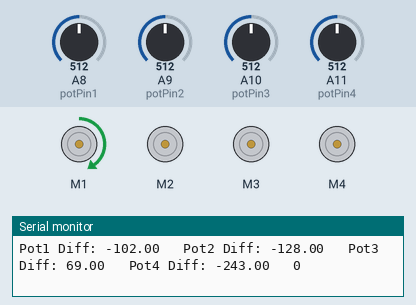
This sketch was run on a simulated Arduino Mega 2560, built with avr-gcc and run on an emulated ATmega2560. Shown: 4 × DC motor (green arrow = forward, orange = backward, longer = faster), the last lines printed to the serial monitor. The test bench sets the inputs (shaded band); at power-on: A8 (potPin1) = 512, A9 (potPin2) = 512, A10 (potPin3) = 512, A11 (potPin4) = 512.

Above: at 0.9 s.
1.0 s: A8 (potPin1) set to 429
4.0 s: A8 (potPin1) set to 409
At 5.0 s:
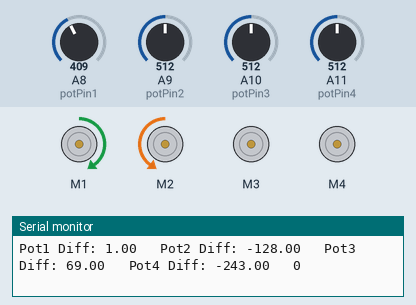
5.6 s: A9 (potPin2) set to 407
8.6 s: A9 (potPin2) set to 387
At 9.7 s:
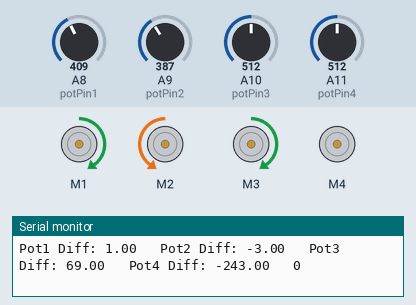
10.2 s: A10 (potPin3) set to 553
13.2 s: A10 (potPin3) set to 584
At 13.7 s:
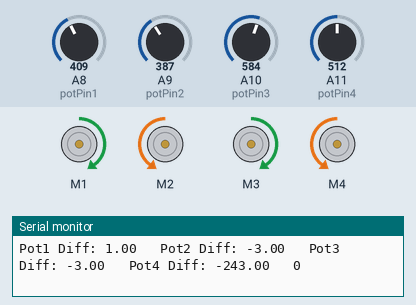
Timing chart, 0 to 15.7 s (numbered marks = the images above; inputs shaded):
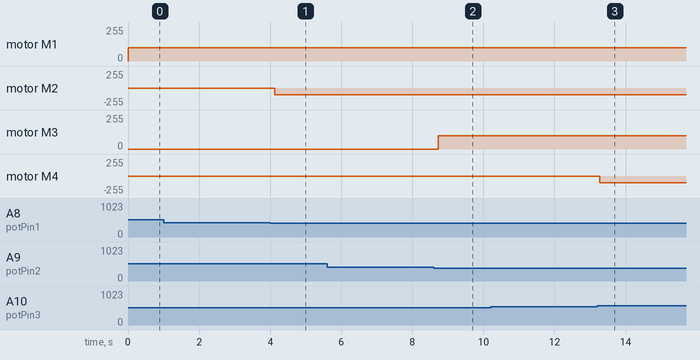

The sketch:

robotDemo3_V2.ino
```cpp
#include <Wire.h>
#include <Adafruit_MotorShield.h>

#define NUM_POTENTIOMETERS 4

Adafruit_MotorShield AFMS = Adafruit_MotorShield();
Adafruit_DCMotor *motor1 = AFMS.getMotor(1);
Adafruit_DCMotor *motor2 = AFMS.getMotor(2);
Adafruit_DCMotor *motor3 = AFMS.getMotor(3);
Adafruit_DCMotor *motor4 = AFMS.getMotor(4);

int potPin1 = A8; // Analog input for potentiometer 1
int potPin2 = A9; // Analog input for potentiometer 2
int potPin3 = A10; // Analog input for potentiometer 3
int potPin4 = A11; // Analog input for potentiometer 4

float pi = 3.14159265;
float potReadings[NUM_POTENTIOMETERS] = {300, 250, 550, 300};
float potRanges[2][NUM_POTENTIOMETERS] = {{218, 191, 123, 269}, {603, 578, 581, 420}};
float angleRanges[2][NUM_POTENTIOMETERS] = {{-pi/2, -2*pi/6, -pi/2, 0}, {pi/2, pi/2, pi/2, 255}};
float angleSets[8][NUM_POTENTIOMETERS] = {
    {0, 0, pi / 2, 0}, {0, pi / 4, pi / 4, 0}, {0, pi / 4, pi / 4, 255}, {0, 0, pi / 2, 255},
    {pi / 4, 0, pi / 2, 255}, {pi / 4, pi / 4, pi / 4, 255}, {pi / 4, pi / 4, pi / 4, 0}, {pi / 4, 0, pi / 2, 0}};
int motorSpeeds = 100;


float potDifferences[NUM_POTENTIOMETERS];
int stateSatisfied = 0;
float threshold = 10;
int chosenSet = 0;

void calculatePotDifferences(float potReadings[NUM_POTENTIOMETERS], float potRanges[2][NUM_POTENTIOMETERS],
                             float angleRanges[2][NUM_POTENTIOMETERS], float angleSets[8][NUM_POTENTIOMETERS],
                             int chosenSet, float potDifferences[NUM_POTENTIOMETERS]) {
  for (int i = 0; i < NUM_POTENTIOMETERS; i++) {
    float minPotRange = potRanges[0][i];
    float maxPotRange = potRanges[1][i];
    float minAngleRange = angleRanges[0][i];
    float maxAngleRange = angleRanges[1][i];
    float desiredAngle = angleSets[chosenSet][i];
    float desiredPotValue = map(desiredAngle, minAngleRange, maxAngleRange, minPotRange, maxPotRange);
    potDifferences[i] = desiredPotValue - potReadings[i];
  }


}

void potRead() {
  potReadings[0] = analogRead(potPin1);
  potReadings[1] = analogRead(potPin2);
  potReadings[2] = analogRead(potPin3);
  potReadings[3] = analogRead(potPin4);

  Serial.print("Pot1 Diff: ");
  Serial.print(potDifferences[0]);
  Serial.print("   ");
  Serial.print("Pot2 Diff: ");
  Serial.print(potDifferences[1]);
  Serial.print("   ");
  Serial.print("Pot3 Diff: ");
  Serial.print(potDifferences[2]);
  Serial.print("   ");
  Serial.print("Pot4 Diff: ");
  Serial.print(potDifferences[3]);
  Serial.print("   ");
  Serial.println(chosenSet);
}

void motorDrive(float potDifferences[NUM_POTENTIOMETERS]) {
  if (abs(potDifferences[0]) > threshold) {
    motor1->setSpeed(motorSpeeds);
    if (potDifferences[0] < 0) {
      motor1->run(FORWARD);
    }
    else {
      motor1->run(BACKWARD);
    }
  } else if (abs(potDifferences[1]) > threshold) {
    motor2->setSpeed(motorSpeeds);
    motor2->run(potDifferences[1] > 0 ? FORWARD : BACKWARD);
  } else if (abs(potDifferences[2]) > threshold) {
    motor3->setSpeed(motorSpeeds);
    motor3->run(potDifferences[2] > 0 ? FORWARD : BACKWARD);
  } else if (abs(potDifferences[3]) > threshold) {
    motor4->setSpeed(motorSpeeds);
    motor4->run(potDifferences[3] > 0 ? FORWARD : BACKWARD);
  } else {
    motor4->run(RELEASE);
  }
}

void potCheck(float potDifferences[NUM_POTENTIOMETERS]) {
  if (abs(potDifferences[0]) < threshold && abs(potDifferences[1]) < threshold && abs(potDifferences[2]) < threshold && abs(potDifferences[3]) < threshold) {
    motor1->run(RELEASE);
    motor2->run(RELEASE);
    motor3->run(RELEASE);
    motor4->run(RELEASE);
    stateSatisfied = 1;
    Serial.println("State Satisfied");
  }
}

void setup() {
  AFMS.begin();
  Serial.begin(9600);

  for (chosenSet = 0; chosenSet < 8; chosenSet++) {
    motor1->run(RELEASE);
    motor2->run(RELEASE);
    motor3->run(RELEASE);
    motor4->run(RELEASE);
    while (stateSatisfied == 0) {
      potRead();
      calculatePotDifferences(potReadings, potRanges, angleRanges, angleSets, chosenSet, potDifferences);
      motorDrive(potDifferences);
      potCheck(potDifferences);
      delay(100);
    }
    stateSatisfied = 0; // Reset stateSatisfied for the next iteration
  }
}

void loop() {
  // Your main loop code here
}
```

Measured:
- the behaviour switches between 421 and 420 on A8 (potPin1) (found by bisection; images 0 and 1)
- the behaviour switches between 395 and 394 on A9 (potPin2) (found by bisection; images 1 and 2)
- the behaviour switches between 570 and 571 on A10 (potPin3) (found by bisection; images 2 and 3)
- after the input at 4.0 s, motor M2: stopped → backward 100/255 after 0.13 s
- after the input at 8.6 s, motor M3: stopped → forward 100/255 after 0.13 s
- after the input at 13.2 s, motor M4: stopped → backward 100/255 after 0.07 s
